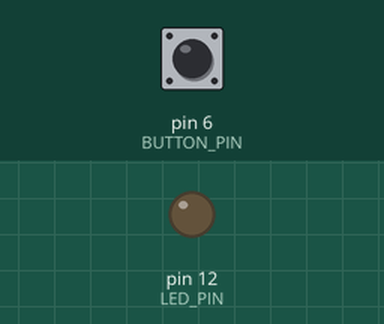
Recording of a sketch running on a simulated Arduino Uno, built with avr-gcc and run on an emulated ATmega328P. Parts: output pins drawn as LEDs (lit = HIGH). Dashed ring = blinking. Inputs (shaded band) come from the test bench; at power-on: pin 6 (BUTTON_PIN) HIGH.

Above: at 1.2 s.
1.3 s: pin 6 (BUTTON_PIN) pulled LOW for 0.15 s
At 2.1 s:
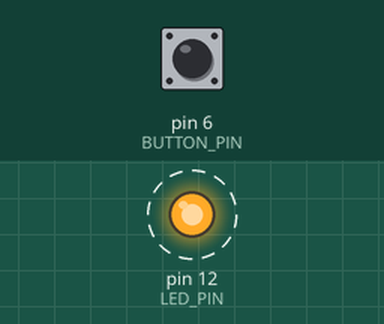
Timing chart, 0 to 10.4 s (numbered marks = the images above; inputs shaded):
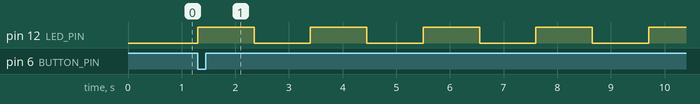

The sketch:

EdgeDetection.ino
```cpp
// This code uses edge detection to halve the blink interval of an LED each time a button is pressed.

const int BUTTON_PIN = 6;
const int LED_PIN = 12;
const int INITIAL_INTERVAL = 2048;
const int MIN_INTERVAL = 16;
const int READ_DELAY = 50;

int interval = INITIAL_INTERVAL;
bool lastButtonState = HIGH;
int timePassed = 0;

void setup() {
  pinMode(LED_PIN, OUTPUT);
  pinMode(BUTTON_PIN, INPUT_PULLUP);
}

void loop() {
  bool currentButtonState = digitalRead(BUTTON_PIN);

  if (lastButtonState == HIGH && currentButtonState == LOW) {
    interval /= 2;
    if (interval < MIN_INTERVAL) {
      interval = INITIAL_INTERVAL;
    }
  }

  lastButtonState = currentButtonState;

  if (timePassed >= interval) {
    toggleLed();
    timePassed = 0;
  }

  timePassed += READ_DELAY;
  delay(READ_DELAY);
}

void toggleLed() {
  digitalWrite(LED_PIN, !digitalRead(LED_PIN));
}
```

Measured:
- after the input at 1.3 s, pin 12 (LED_PIN): alternates HIGH for 1.1 s and LOW for 1.1 s, starting at once
